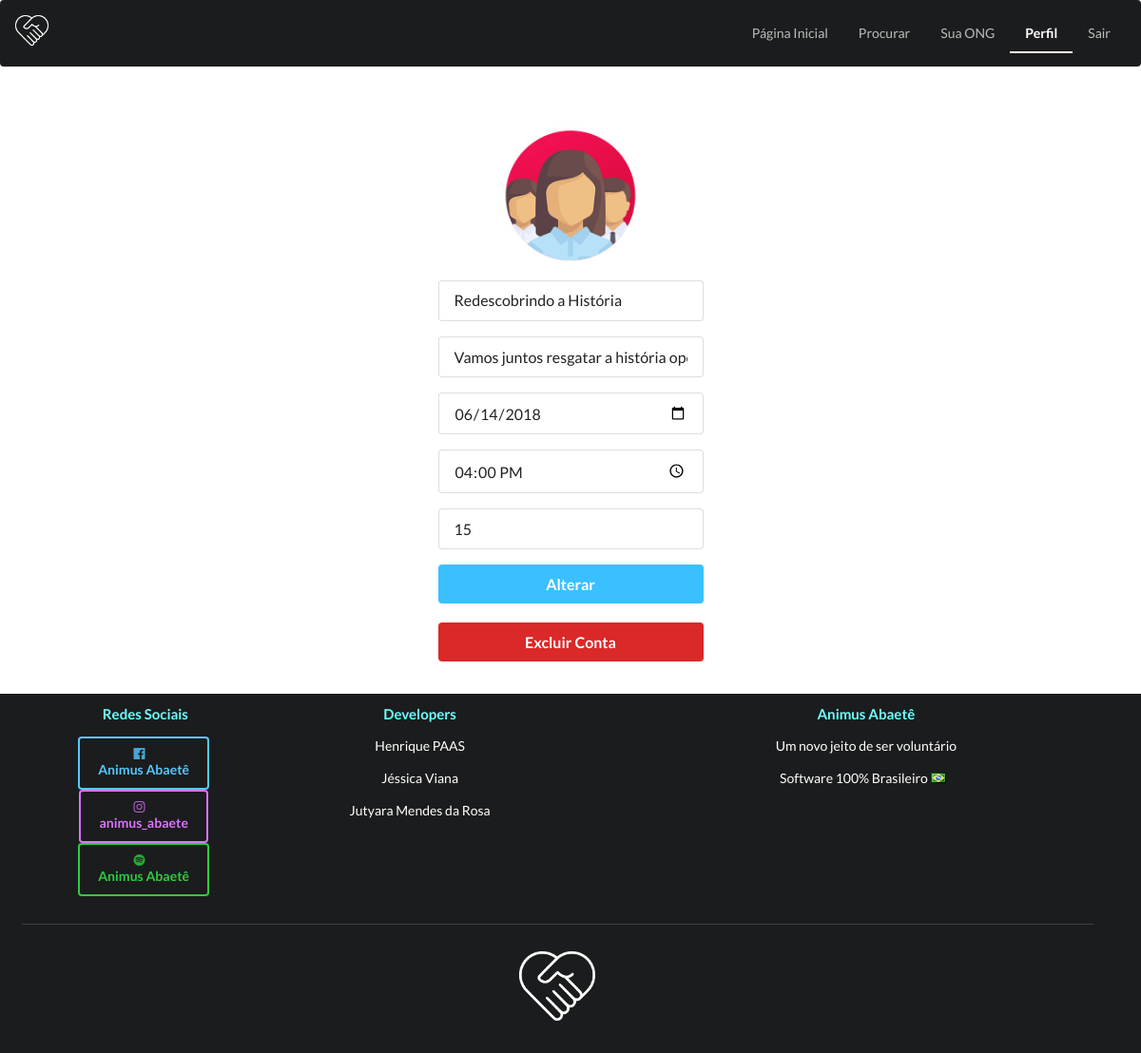
/app/view/editarAtividade.php?ativ=2&&user=2 (signed in), run on an earlier commit of the app's database.
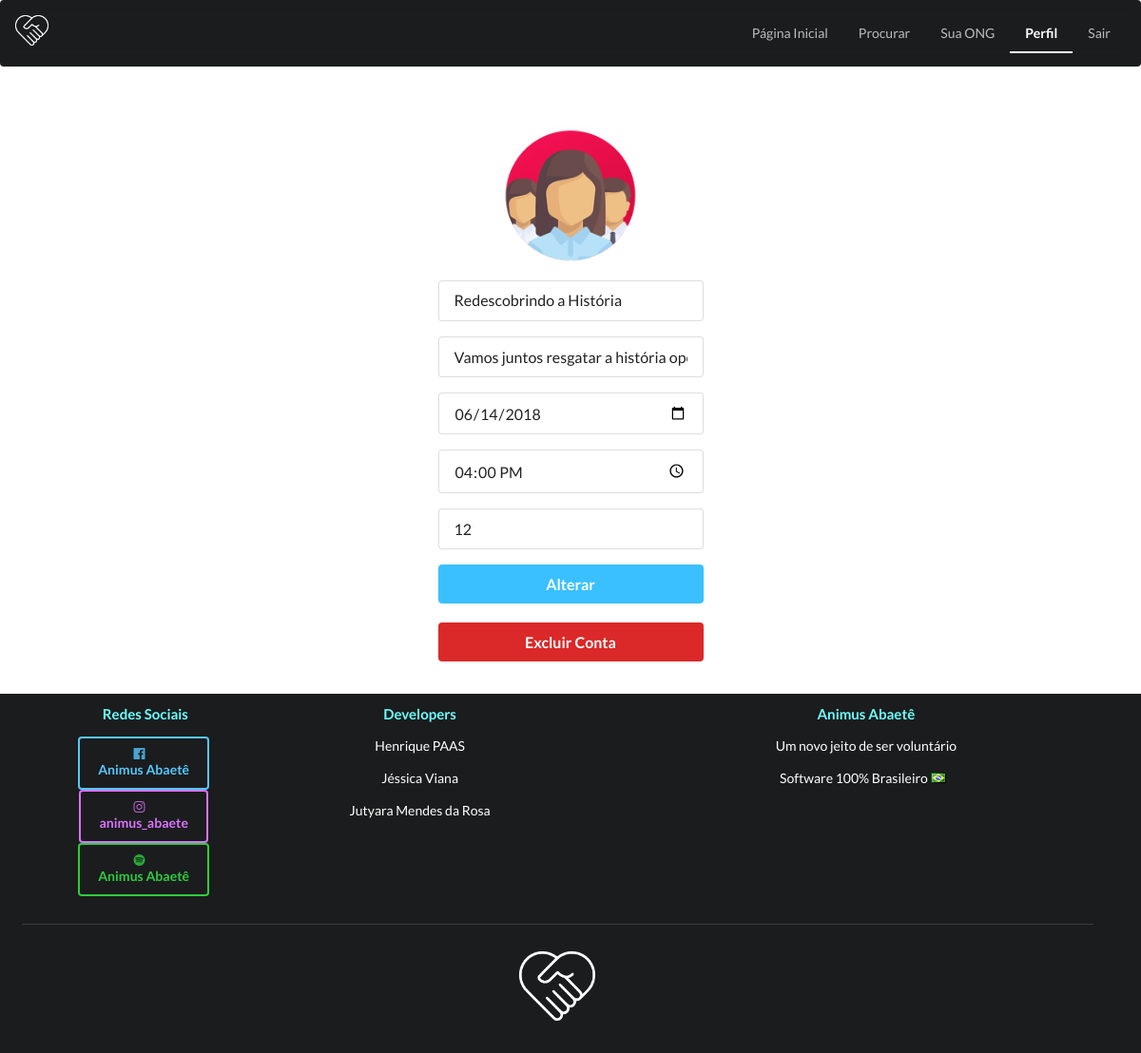
And on a later commit of the database.
### tables this page shows
CREATE TABLE `atividades` (
  `descricao` varchar(600) DEFAULT NULL,
  `titulo` varchar(100) DEFAULT NULL,
  `data` date DEFAULT NULL,
  `hora` time DEFAULT NULL,
  `nro_vagas` int(11) DEFAULT NULL,
  `cod_atividade` int(6) NOT NULL,
  `ong_idong` int(11) NOT NULL,
  `categoria_cod_categoria` int(6) DEFAULT NULL
);

### app/model/Conexao.php (called while the page is built, shortened)
<?php
class Conexao {
    public static function getConexao(){
        $conexao = new PDO("mysql:host=".self::HOST.";dbname=".self::NOMEBANCO, self::USUARIO, self::SENHA);
        return $conexao;
    }
}

### app/model/CrudAtividade.php (called while the page is built, shortened)
<?php
require_once "Conexao.php";
require_once "Atividade.php";
class CrudAtividade{
    public $conexao;
    public function __construct(){
        $this->conexao = conexao::getConexao();
    }
    public function getAtividade( $cod_ativ){
        $consulta = $this->conexao->query("SELECT * FROM atividades WHERE cod_atividade = $cod_ativ");
        $ativ = $consulta->fetch(PDO::FETCH_ASSOC);
        return new Atividade($ativ['cod_atividade'], $ativ['descricao'], $ativ['titulo'], $ativ['data'], $ativ['hora'],  $ativ['nro_vagas'], $ativ['ong_idong'], $ativ['categoria_cod_categoria'] );
    }
}

### app/model/CrudOng.php (called while the page is built, shortened)
<?php
require_once "Conexao.php";
class CrudOng{
    public $conexao;
    public function __construct(){
        $this->conexao = conexao::getConexao();
    }
    public function getOngByVol( $cod_vol){
        $consulta = $this->conexao->query("SELECT * FROM ong WHERE usuario_cod_user = $cod_vol");
        $ong = $consulta->fetch(PDO::FETCH_ASSOC);
        return new Ong($ong['idong'], $ong['cnpj'], $ong['nome_ong'], $ong['nome_responsavel'], NULL, $ong['causas_ong'],  $ong['email'],$ong['imagem'], $ong['telefone'], $ong['usuario_cod_user'], $ong['bio'] );
    }
}

### app/model/Atividade.php (called while the page is built, shortened)
<?php
class Atividade{
    public function __construct($cod_atividade = NULL, $descricao, $titulo, $data, $hora, $num_vagas, $id_ong, $cod_categoria){
        $this->cod_atividade = $cod_atividade;
        $this->descricao     = $descricao;
        $this->titulo        = $titulo;
        $this->data          = $data;
        $this->hora          = $hora;
        $this->num_vagas     = $num_vagas;
    }
}

### app/view/editarAtividade.php (the view, shortened to what this page needs)
<?php
require_once __DIR__ . "/../model/CrudOng.php";
require_once "cabecalho.php";
require_once "../model/CrudAtividade.php";
$crud     = new CrudOng();
$crudAtiv = new CrudAtividade();
$codAtiv = $_GET['ativ'];
$cod     = $_GET['user'];
$ong = $crud->getOngByVol($cod);
$ativ = $crudAtiv->getAtividade($codAtiv);
?>
<a href="pag_inicial_logado.php?user=<?=$cod?>" class="item">Página Inicial</a>
<a href="procura.php?user=<?=$cod?>" class="item">Procurar</a>
<a href="../controllers/controlador.php?acao=entrarOng&&user=<?=$cod?>" class="item">Sua ONG</a>
<a href="perfil.php?user=<?=$cod?>" class="active item">Perfil</a>
<a class="item" href="../controllers/verificaUser.php?acao=sair">Sair</a>
</div>
</div>
</div>
<div class="ui middle aligned center aligned grid">
    <div class="four wide column">
        <br>
        <h2 class="ui small circular image">
            <a href="pag_inicial_logado.php"><img src="../../imagens/ong.png" class="image"></a>
        </h2>
        <form class="ui large form" method="post" action="../controllers/controlador.php?acao=editarAtividade&&user=<?= $cod?>&&ativ=<?=$ativ->cod_atividade?>">
            <div class="field">
                <input type="text" name="titulo" value="<?= $ativ->titulo ?>" placeholder="Titulo">
            </div>
            <div class="field">
                <input type="text" name="descricao" value="<?= $ativ->descricao ?>" placeholder="Descrição">
            </div>
            <div class="field">
                <input type="date" name="data" value="<?= $ativ->data ?>" placeholder="Data">
            </div>
            <div class="field">
                <input type="time" name="hora" value="<?= $ativ->hora ?>" placeholder="Hora">
            </div>
            <div class="field">
                <input type="number" name="nro_vagas" value="<?= $ativ->num_vagas ?>" placeholder="Número de Vagas">
            </div>
            <button type="submit" class="ui fluid large blue submit button" >Alterar</button>
            <br>
        </form>
        <form class="ui large form" method="post" action="../controllers/controlador.php?acao=excluirAtividade&&user=<?=$cod?>&&ativ=<?= $ativ->cod_atividade?>&&user<?=$cod?>">
            <button class="ui fluid large red submit button" >Excluir Conta</button>
            <br>
    </div>
</div>
<?php require_once "rodape.php";?>

What changed in the data, as far as the page shows it:
changed atividades "Redescobrindo a História": nro_vagas "15" → "12"
